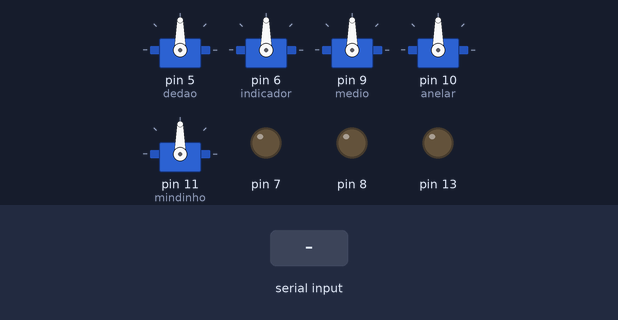
Recording of a sketch running on a simulated Arduino Uno, built with avr-gcc and run on an emulated ATmega328P. On the bench: 5 × servo, output pins drawn as LEDs (lit = HIGH). The inputs (shaded band) are chosen by the test bench.

Above: at 1.2 s.
1.3 s: "d;1\n" received over Serial
At 1.7 s:
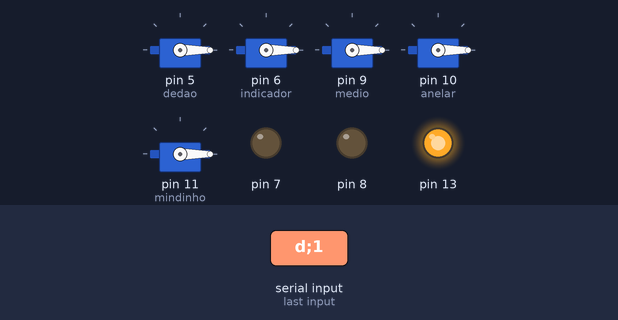
At 2.3 s:
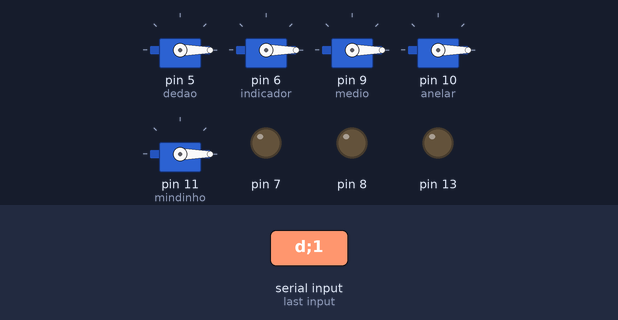
Timing chart, 0 to 4.3 s (numbered marks = the images above; inputs shaded):
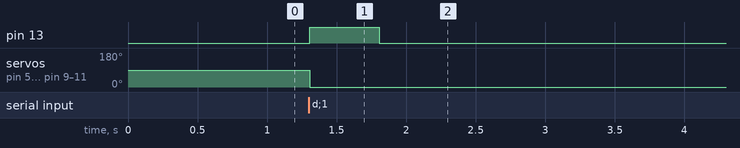

Measured:
- after the input at 1.3 s, pin 13: LOW → HIGH at once, → LOW 0.50 s later; servo on pin 5 (dedao), servo on pin 6 (indicador), servo on pin 9 (medio), servo on pin 10 (anelar), servo on pin 11 (mindinho): 90° → 0° at once

The sketch:

codigo_de_controle_arduino_python.ino
```cpp
#include <Servo.h>
Servo dedao;
Servo indicador;
Servo medio;
Servo anelar;
Servo mindinho;

String comando;

int posicoes_atuais[5] = {90, 180, 90, 180, 90};

void setup() {
 // Inicia a comunicação serial
  Serial.begin(9600);
  dedao.attach(5);
  indicador.attach(6);
  medio.attach(9);
  anelar.attach(10);
  mindinho.attach(11);

  pinMode(7, OUTPUT);
  pinMode(8, OUTPUT);
  pinMode(13, OUTPUT);
}

void loop() {
  if (Serial.available() > 0) {
    comando = Serial.readStringUntil('\n');
    int posicoes_novas[5] = {0, 0, 0, 0, 0};

    //atualiza as posições
    for (int i = 1; i <= 5; i++) {
      int index = comando.indexOf("d" + String(i) + ":");
      if (index != -1) {
        int comeco = index + 3;
        int final = comando.indexOf(";", comeco);
        if (final != -1) {
          posicoes_novas[i - 1] = comando.substring(comeco, final).toInt();
        }
      }
    }

    // Ve se algum dedo foi movido
    bool dedoMovido = false;
    for (int i = 0; i < 5; i++) {
      if (posicoes_novas[i] != posicoes_atuais[i]) {
        posicoes_atuais[i] = posicoes_novas[i];
        dedoMovido = true;
      }
    }

    // Move os servos de acordo com as novas posições
    dedao.write(posicoes_atuais[0]);
    indicador.write(posicoes_atuais[1]);
    medio.write(posicoes_atuais[2]);
    anelar.write(posicoes_atuais[3]);
    mindinho.write(posicoes_atuais[4]);

    //se algum dedo for movido, vai acender o led da placa
    if (dedoMovido) {
      digitalWrite(13, HIGH);
      delay(500);
      digitalWrite(13, LOW);
      delay(500);
    }
  }
}
```
